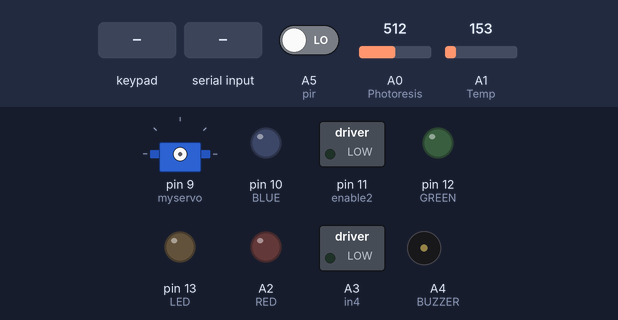
A sketch run on a simulated Arduino Uno, built with avr-gcc and run on an emulated ATmega328P. Parts: servo, switched loads named in the sketch (green lamp = pin HIGH), output pins drawn as LEDs (lit = HIGH), buzzer (waves = sounding). The inputs (shaded band) are chosen by the test bench; at power-on: A0 (Photoresis) = 512, A1 (Temp) = 153, A5 (pir) LOW. What the sketch prints to the serial monitor is not drawn.

Above: at 1.2 s.
1.3 s: key '#' pressed
At 1.7 s:
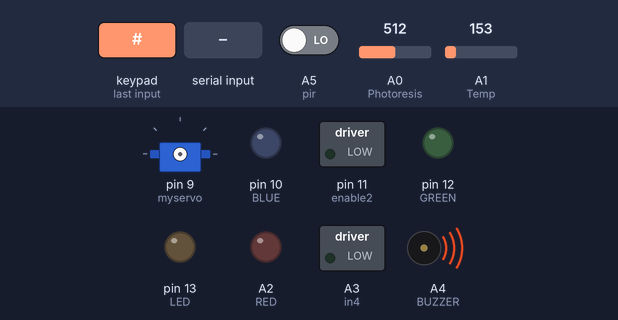
3.3 s: keypad keys 1 2 3 4 # pressed 0.4 s apart
At 6.3 s:
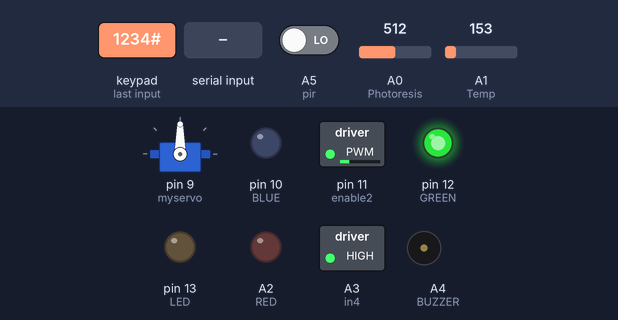
6.8 s: keypad keys 8 2 7 6 # pressed 0.4 s apart
At 11.5 s:
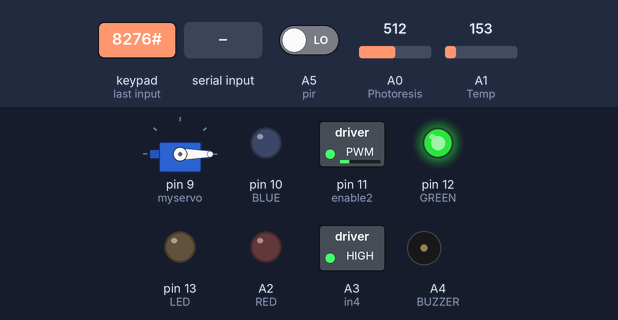
14.8 s: "1\n" received over Serial
At 15.9 s:
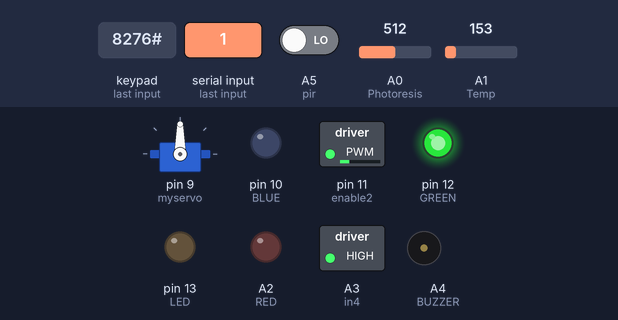
Timing chart, 0 to 21.4 s (numbered marks = the images above; inputs shaded):
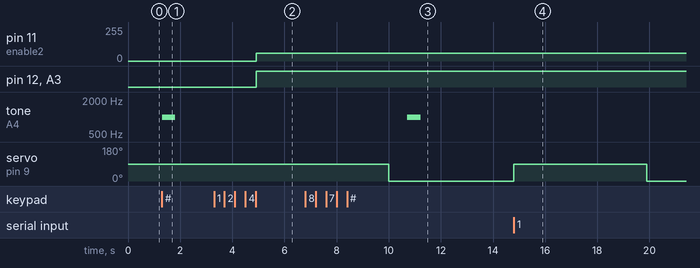

The sketch:

mini_smart_home_system_FRedition.ino
```cpp
#include <Keypad.h>
#include <Servo.h>

#define BUZZER A4
#define LED 13
#define Photoresis A0
#define RED A2
#define GREEN 12
#define BLUE 10
#define Temp A1
#define enable2 11
#define in4 A3
//#define in3 1
#define pir A5

Servo myservo;           //define myservo object for servo class
int Ldrvalue;            // define a varabile contain value for ldr
float Celsius;           // define a varabile contains value of Celsius degree
const byte NumofRows= 4; //number of rows on the keypad
const byte NumofCols= 3; //number of columns on the keypad

void Home_system_ON();

//keymap defines the key pressed according to the row and columns just as appears on the keypad
char keys[NumofRows][NumofCols]=
{
{'1', '2', '3'},
{'4', '5', '6'},
{'7', '8', '9'},
{'*', '0', '#'}
};


byte RowsPins[NumofRows] = {8,2,7,6}; //pins connected to Rows on Arduino
byte ColPins[NumofCols]= {5,4,3}; ////pins connected to Columns on Arduino
// removed pin from 0 and put in 2 ,and removed a coulmn no 1 was in pin 2
//initialize a Keypad class with the name m_keypad
Keypad m_Keypad= Keypad(makeKeymap(keys), RowsPins, ColPins, NumofRows, NumofCols);

String input = "";        //initialize the user input
String password = "1234"; //set the default passowrd

void setup()
{
  Serial.begin(9600);           //initializing serial monitor
  pinMode(BUZZER, OUTPUT);      //Set BUZZER pin(A4) as output
  pinMode(LED,OUTPUT);          // set Led to pin 13 output
  pinMode(RED,OUTPUT);          // set Red to pin A2 used as digital pin output
  pinMode(GREEN,OUTPUT);        //set Green to pin 12 output
  pinMode(BLUE,OUTPUT);         //set Blue to pin 10 output
  pinMode(Temp,INPUT);          //set Tempsensor to pin A1 input
  pinMode(Photoresis,INPUT);    //set photoresistor or ldr to pin A0
  pinMode(enable2,OUTPUT);      // set enable pin in ic to control speed 0~255
  //pinMode(in3,OUTPUT);          // set in3 pin in ic to control direction of rotation
  pinMode(in4,OUTPUT);          // set in4 pin in ic to control direction of rotation
  pinMode(pir,INPUT);           // set pir to pin 1 to dectect objects


}


void loop()
{

  int pir_value = digitalRead(pir);
  char key_pressed = m_Keypad.getKey();


  //check if someone is inside the house using pir sensor
  if(pir_value )
  {
    delay(500);
    Serial.println("Someone is inside the House!!");
    delay(2000);
  }
  if (Serial.available() > 0) {
  int IN = readAndConvertToInt();  // Read the first input

    if (IN == 1) {
      Serial.println("\nFace recognized");
      Home_system_ON();
      Serial.flush();
    }
    else if (IN == 2) {
      Serial.println("Type (3) to let the user enter or Type (4) to let him enter the password");

      // Ensure the buffer is clear before waiting for the next input
      while (Serial.available()) {
        Serial.read();  // Flush any remaining characters in the serial buffer
      }

      delay(500);  // Wait a bit for the user to enter the next input

      // Wait until the second input is available
      while (Serial.available() == 0) {
        // Waiting for input
      }

      int IN2 = readAndConvertToInt();  // Read the second input

      if (IN2 == 3) {
        Serial.println("Door opened!!");
        Home_system_ON();
      }
      else if (IN2 == 4) {
        Serial.print("Face is not recognized, Type the password: ");
      }
    }
  }


  if (key_pressed != NO_KEY) //make sure a key is pressed
  {
    if (key_pressed == '#') // made '#' as "Enter" key on keyboard to confirm the input
    {
      if (input == password ) //Correct password case
      {
        Serial.println("\nPassword correct!"); //print "Password correct!" on serial monitor
        Home_system_ON();

      }
      else //Wrong password case
      {
        Serial.println("\nWarning!!!! Wrong password");

  		  tone(BUZZER, 1000, 500); //Set the Buzzer tone to 1000Hz for 0.5 s(500ms)
      }


      input = "";  // Clear the buffer for new input
    }

    else if (key_pressed == '*') //set '*' as the Backspace key in keyboard
    {
      if (input.length()>0) //make sure there is a char written before deleting
      {
        input.remove(input.length()-1);  //Remove last character
        Serial.println();                //make a new line
        Serial.print(input);             //Display updated input on the new line
      }
    }
    else if (key_pressed == '0') // 0 to set new password
    {
      Serial.println("\nEnter new password:");
      password = "";  // Clear the old password

      while (true) //infinte loop to set the password
      {
        key_pressed = m_Keypad.getKey();

        if (key_pressed == '#') // '#' to confirm the new password
        {
          Serial.println("\nNew password set!");
          break;  //to exit the loop
        }
        else if (key_pressed != NO_KEY && key_pressed != '*' && key_pressed != '0') //check if key is pressed  and it is not '*' as it is Backspace
        {
          password += key_pressed;    //incremet on password string to set the new password
          Serial.print(key_pressed);  // Display the entered characters on the serial monitor
        }
        else if (key_pressed == '*') // '*' to delete a character from password
        {
          if (password.length() > 0) //check if there is a character
          {
            password.remove(password.length() - 1);  // Remove last character
            Serial.println(); //make a new line
            Serial.print(password); // Display updated input on the new line
          }
        }
      }
    }
    else //Typing case
    {

      input += key_pressed;       // Insert the pressed key to the input
      Serial.print("\r");         // Return to the start of the line
      Serial.print(key_pressed);  // Display the current input
    }
  }
}


void Home_system_ON()
{
          myservo.attach(9);  //attach myservo to pin 9
        myservo.write(90); //open it as door by changing the angle to 90 degree

        int Ldrvalue = analogRead(Photoresis); //reads the value of LDR

        if (Ldrvalue <= 200) //low lighting case
        {
           digitalWrite(LED,HIGH); //Led is on
           delay(100);
           Serial.println(Ldrvalue); //show the lighting value on serial monitor
        }
        else  //High lighting case
        {
           digitalWrite(LED,LOW);    //led is off
           Serial.println(Ldrvalue); //show the lighting value on serial monitor
        }

        Celsius = analogRead(Temp)*(5/1023.0);  // take voltage
        Celsius = (Celsius-0.5)*100;            // convert voltage to celsius
        int speed = map(Celsius,10,70,0,255);   // Maps the Celsius temperature from 10 to 70 to a speed value from 0 to 255
        Serial.println(Celsius);                //show the temperature value in celsius on serial monitor
        if (Celsius > 30.0) //Hot temperature case
        {
            //RED light is ON
            digitalWrite(RED,HIGH);
            digitalWrite(GREEN,LOW);
            digitalWrite(BLUE,LOW);

            analogWrite(enable2,speed); //Speed of motor varies with the temperature

            //setting the direction of motor(Fan)
            //digitalWrite(in3,HIGH);
            digitalWrite(in4,HIGH); //LOW
            delay(100);
        }
        else if (Celsius >= 20.0 && Celsius < 30.0) //Normal temperature case
        {
            //GREEN light is ON
            digitalWrite(GREEN,HIGH);
            digitalWrite(RED,LOW);
            digitalWrite(BLUE,LOW);

            analogWrite(enable2,speed); //Speed of motor varies with the temperature

            //setting the direction of motor(Fan)
            //digitalWrite(in3,HIGH);
            digitalWrite(in4,HIGH);//LOW
            delay(100);
        }
        else if (Celsius <20.0)
        {
            //BLUE light is ON
            digitalWrite(BLUE,HIGH);
            digitalWrite(RED,LOW);
            digitalWrite(GREEN,LOW);

            analogWrite(enable2,speed); //Speed of motor varies with the temperature

            //setting the direction of motor(Fan)
            //digitalWrite(in3,LOW);
            digitalWrite(in4,HIGH);
            delay(100);
        }

        //Wait for 5 sec then close the door(servo return to normal state)
        delay(5000);
        myservo.attach(9);
        myservo.write(0);
}

int readAndConvertToInt() {
  String inputString = "";  // A string to hold incoming characters

  // Wait until there is data available
  while (Serial.available()) {
    char inChar = (char)Serial.read();  // Read each character from the serial buffer

    // If we receive a newline or carriage return, we stop
    if (inChar == '\n' || inChar == '\r') {
      break;
    }

    inputString += inChar;  // Append the character to the string
  }

  // Convert the string to an integer
  int result = inputString.toInt();
  return result;
}
```

Measured:
- after the input at 1.3 s, tone on A4 (BUZZER): silent → 1000 Hz at once, → silent 0.50 s later
- after the input at 3.3 s, pin 11 (enable2): 0/255 → 59/255 after 1.6 s; pin 12 (GREEN), A3 (in4): LOW → HIGH after 1.6 s
- after the input at 6.8 s, tone on A4 (BUZZER): silent → 1000 Hz after 3.9 s, → silent 0.50 s later
- after the input at 14.8 s, servo on pin 9 (myservo): 0° → 90° at once, → 0° 5.1 s later
